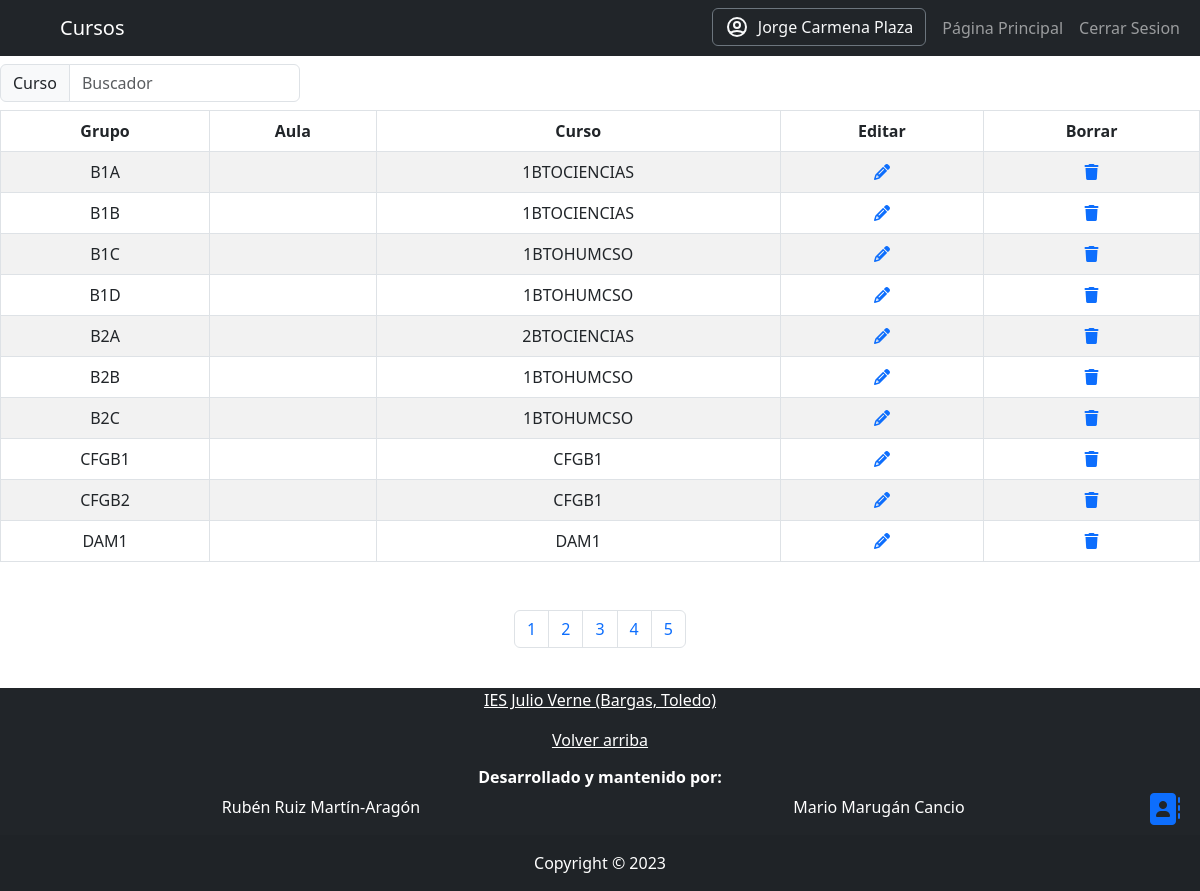
/cursos/cursos.php (signed in), run on an earlier commit of the app's database.
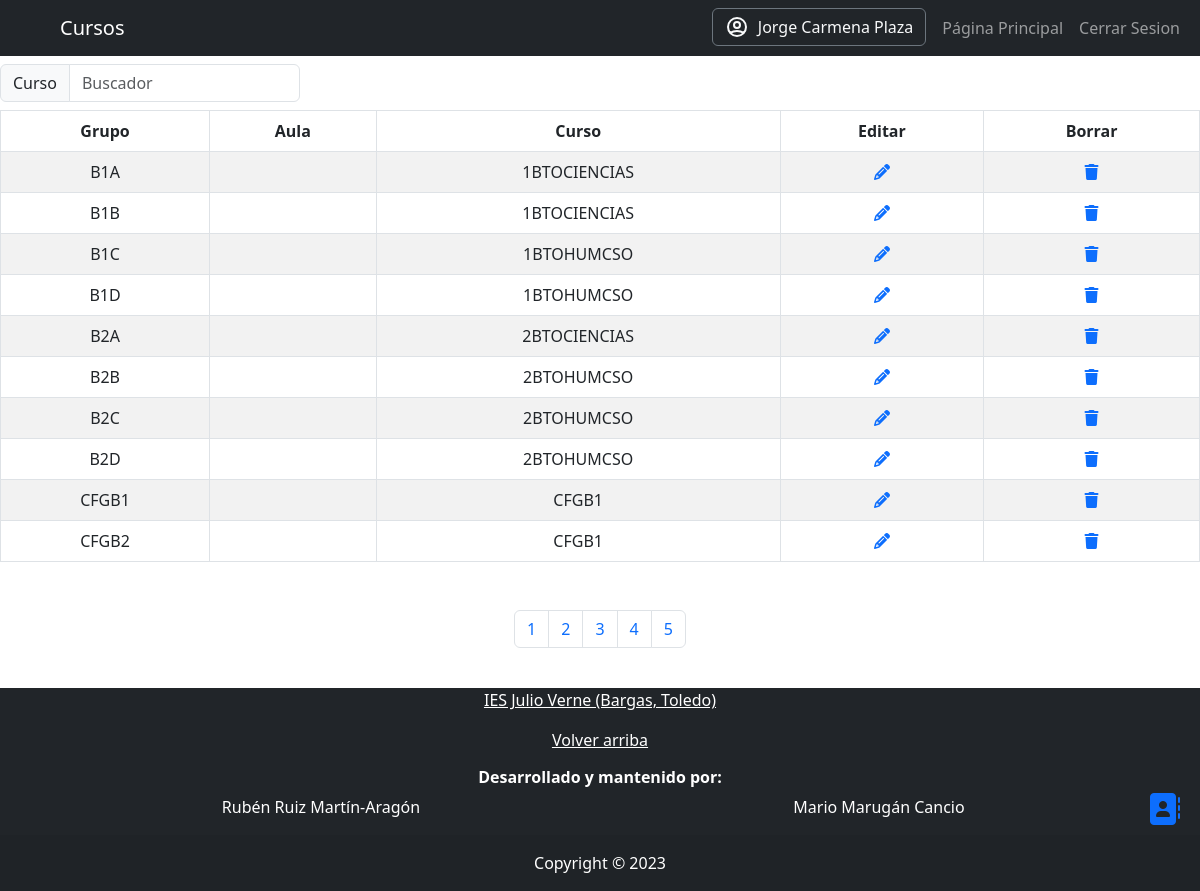
And on a later commit of the database.
### tables this page shows
CREATE TABLE Cursos (
  grupo varchar(20) NOT NULL PRIMARY KEY,
  aula varchar(20),
  curso VARCHAR(30) NOT NULL
);

### cursos/mostarcursos.php (the view, shortened to what this page needs)
<?php
    require_once("../archivosComunes/conexion.php");
    $select = "SELECT grupo, aula, curso FROM Cursos ORDER BY grupo";
    $resul = $db->query($select);
    while ($cursos = $resul->fetch(PDO::FETCH_ASSOC)) {
        echo '<tr class="fila-tabla">';
            echo '<td id="grupo'.$cursos['grupo'].'">'.$cursos['grupo'].'</td>';
            echo '<td id="aula'.$cursos['grupo'].'">'.$cursos['aula'].'</td>';
            echo '<td id="curso'.$cursos['grupo'].'">'.$cursos['curso'].'</td>';
            echo '<td> <a href="#" onclick="editar(\''.$cursos['grupo'].'\');"><i id="editar'.$cursos['grupo'].'" class="fa-solid fa-pencil"></i></a> </td>';
            echo '<td> <a href="#" onclick="borrar(\''.$cursos['grupo'].'\');"><i class="fa-solid fa-trash"></i></a> </td>';
        echo "</tr>";
    }
?>

### cursos/cursos.php (shortened to what this page needs)
<!DOCTYPE html>
<html lang="en">
<head>
    <link rel="stylesheet" href="../css/bootstrap.min.css">
    <link href="https://cdn.jsdelivr.net/npm/bootstrap@5.3.0-alpha3/dist/css/bootstrap.min.css" rel="stylesheet">
</head>
<body >
  <?php
      include('nav.php');
  ?>
  <div style="  position: fixed; bottom: 70px; right: 20px;">
    <a href="#" onclick="aniadir();"><i class="fa-solid fa-address-book fa-2xl"></i></a>
  </div>
  <div class="col-lg-3 col-md-6 my-2">
                    <div class="input-group">
                        <span class="input-group-text">Curso</span>
                        <input type="text" id="filtro" class="form-control" placeholder="Buscador">
                    </div>
                </div>
<table id="tablaCursos" class="table table-bordered table-striped table-hover text-center">
  <thead>
    <tr>
      <th scope="col">Grupo</th>
      <th scope="col">Aula</th>
      <th scope="col">Curso</th>
      <th scope="col">Editar</th>
      <th scope="col">Borrar</th>
    </tr>
  </thead>
  <tbody>
<?php
include("mostarcursos.php");
?>
  </tbody>
</table>
<div class="d-flex justify-content-center mt-5" id="tablaPaginacion">
<nav aria-label="Page navigation example">
    <ul class="pagination" id="paginacion">
    </ul>
</nav>
</div>
<?php
  include('../archivosComunes/footer.php');
?>

### cursos/nav.php (shortened to what this page needs)
<?php
    echo'<nav class="navbar navbar-expand-lg navbar-dark bg-dark">
    <div class="container-fluid">
    <a class="navbar-brand ms-xl-5" href="cursos.php">Cursos</a>
      <button class="navbar-toggler" type="button" data-bs-toggle="collapse" data-bs-target="#navbarSupportedContent" aria-controls="navbarSupportedContent" aria-expanded="false" aria-label="Toggle navigation">
        <span class="navbar-toggler-icon"></span>
      </button>
      <div class="collapse navbar-collapse  text-center" id="navbarSupportedContent">
        <ul class="navbar-nav me-auto mb-2 mb-lg-0">
          </ul>
         <ul class="navbar-nav me-right mb-2 mb-lg-0">
         <li class="nav-item">
         <a class="text-light btn btn-outline-secondary me-2" href="../archivosComunes/actualizarUsuario.php?idusuario='.$_SESSION['usuario_login']['cod_usuario'].'">
         <span class="d-flex">
             <svg xmlns="http://www.w3.org/2000/svg" style="height: 24px;" fill="none" viewBox="0 0 24 24" stroke="currentColor" stroke-width="2">
                 <path stroke-linecap="round" stroke-linejoin="round" d="M5.121 17.804A13.937 13.937 0 0112 16c2.5 0 4.847.655 6.879 1.804M15 10a3 3 0 11-6 0 3 3 0 016 0zm6 2a9 9 0 11-18 0 9 9 0 0118 0z" />
             </svg>&nbsp;
             '.$_SESSION['usuario_login']['nombre'].' '.$_SESSION['usuario_login']['apellidos'].'
         </span>
     </a>
     </li>
         <li class="nav-item">
        <a class="nav-link"  href="../archivosComunes/selector.php">Página Principal <i class="bi bi-back"></i></a>
        </li>
        <li class="nav-item">
            <a class="nav-link"  href="../archivosComunes/logout.php">Cerrar Sesion</a>
            </li>
            </div>
            </div>
            </ul>
          </nav>';
?>

### archivosComunes/footer.php (shortened to what this page needs)
    <footer class="bg-dark text-center  text-white mt-4">
    <p class="col-12 text-center"><a class="text-white" href="http://ies-julioverne.centros.castillalamancha.es/" target="_blank" class="text-decoration-none p-2">IES Julio Verne (Bargas, Toledo)</a></p>
        <a href="#" class="col-12 text-white">Volver arriba</a>
    <div id="footerCredits" class="text-center my-2 p-2">
            <h6 class="fw-bold">Desarrollado y mantenido por:</h6>
            <div class="row container mx-auto">
                <div class="col-12 col-md-6">Rubén Ruiz Martín-Aragón</div>
                <div class="col-12 col-md-6">Mario Marugán Cancio</div>
            </div>
        </div>
      <div class="text-center p-3" style="background-color: rgba(0, 0, 0, 0.05);">
      Copyright &copy; 2023
      </div>
</footer>
</body>
</html>

What changed in the data, as far as the page shows it:
no longer on this page (row unchanged): cursos: grupo "DAM1", curso "DAM1"
changed cursos "B2B": curso "1BTOHUMCSO" → "2BTOHUMCSO"
changed cursos "B2C": curso "1BTOHUMCSO" → "2BTOHUMCSO"
added cursos: grupo "B2D", curso "2BTOHUMCSO"
